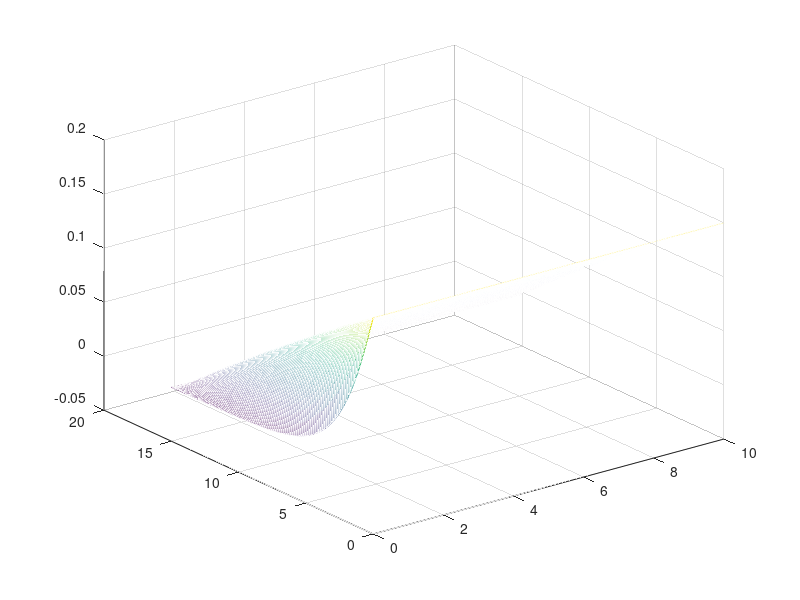

The MATLAB source for this figure:
%example of numerical solving Ut=Uxx+Uyy; KRON
clear all; close all; clc
global D2 D N B A
% 2-dimesions X and Y
N=512;
n=N;
% [D,x]=cheb(N-1);
% D2= D^2;
% D(1,:)=zeros(1,N);%BC
% D(end,:)=zeros(1,N);%BC
% D2(1,:)=zeros(1,N);%BC
% D2(end,:)=zeros(1,N);%BC

x = (linspace(0,15,N))';
dx = x(2)-x(1);
tt = 0:0.01:10;
dt =tt(2)-tt(1);


D =300;
v=5
betta = 1;
alpha = 1;

LD = dt * D *  betta / dx^2 ;
LA = dt * v *  alpha / (2 * dx) ;
RD = dt * D *  (1 - betta) / dx^2 ;
RA = dt * v *  (1 - alpha) / (2 * dx); 

% Constructing left matrix LU for solute species(left unknowns):
LUdiags = ones(n,3); % n-1 due to BC at the toLU
LUdiags(:,1) = LUdiags(:,1).*(-LA-LD);
LUdiags(n-2,1) = -2*LD;
LUdiags(:,2) = LUdiags(:,2).*(1+2*LD);
LUdiags(:,3) = LUdiags(:,3).*(LA-LD);
LUnum = [-1 0 1];
LU = full(spdiags(LUdiags,LUnum,n,n));
LU(1,1)=1; LU(1,2)=0;

% Constructing right matrix RK (right knowns):
RKdiags = ones(n,3); % n-1 due to BC at the top
RKdiags(:,1) = RKdiags(:,1) .* (RA+RD);
RKdiags(n-2,1) = 2*RD;
RKdiags(:,2) = RKdiags(:,2).*(1-2*RD);
RKdiags(:,3) = RKdiags(:,3).*(-RA+RD);
RKnum = [-1 0 1];
RK = full(spdiags(RKdiags,RKnum,n,n));
RK(1,1)=1;RK(1,2)=0;

u0 = 0.15*exp(-x);
% v0 = 1 + erf(10*(x-0.7));
% w0 = 0.*x;
 
u = zeros(N,size(tt,2));



for i=1:size(tt,2)
  u1 = LU \ ( RK * u0);
  u0 = u1;
  u(:,i) = u1;
end



% [tt uu] = ode15s('rhscheb',0:.1:100,[u0 v0 w0]);
% [tt uu] = ode45(f,0:.1:365,[u0 v0 w0],[],D)

[X,T]=meshgrid(x,tt);

% u = uu(:,1:N);
% v = uu(:,N+1:2*N);
% w = uu(:,2*N+1:3*N);

% subplot(2,2,1)
mesh(T,X,u');
% subplot(2,2,2)
% mesh(T,X,v);
% subplot(2,2,3)
% mesh(T,X,w);






